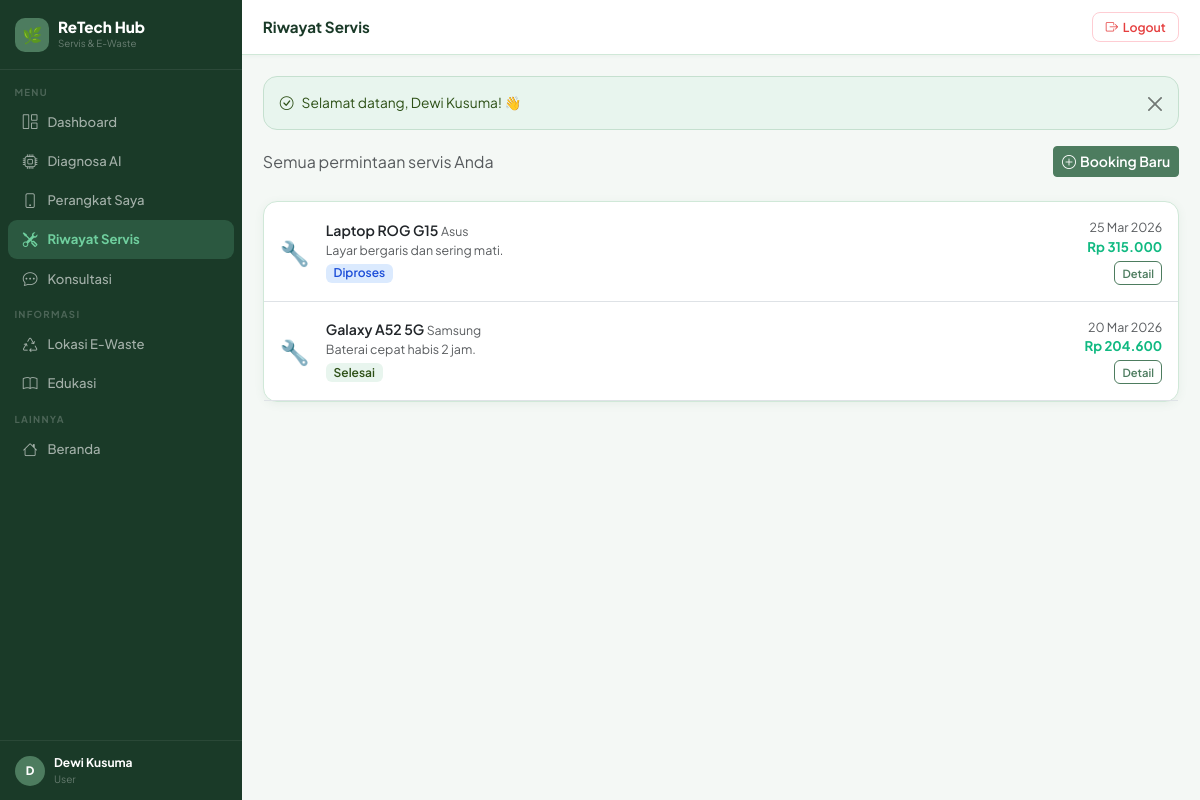
The app's page /user/service/index.php (signed in) with its own data.
### tables this page shows
CREATE TABLE IF NOT EXISTS users (
    id INT AUTO_INCREMENT PRIMARY KEY,
    name VARCHAR(255) NOT NULL,
    email VARCHAR(255) UNIQUE NOT NULL,
    password VARCHAR(255) NOT NULL,
    role ENUM('user','technician','admin') DEFAULT 'user',
    phone VARCHAR(20) NULL,
    address TEXT NULL,
    latitude DECIMAL(10,7) NULL,    
    longitude DECIMAL(10,7) NULL,
    created_at TIMESTAMP DEFAULT CURRENT_TIMESTAMP,
    updated_at TIMESTAMP DEFAULT CURRENT_TIMESTAMP ON UPDATE CURRENT_TIMESTAMP
);

CREATE TABLE IF NOT EXISTS service_requests (
    id INT AUTO_INCREMENT PRIMARY KEY,
    device_id INT NOT NULL,
    technician_id INT NULL,
    complaint TEXT NOT NULL,
    diagnosis TEXT NULL,
    service_date DATE NOT NULL,
    service_type ENUM('home_visit','bring_in') DEFAULT 'bring_in',
    status ENUM('menunggu','diproses','selesai','tidak_bisa_diperbaiki') DEFAULT 'menunggu',
     
    customer_address TEXT NULL,            
    customer_lat DECIMAL(10,7) NULL,
    customer_lng DECIMAL(10,7) NULL,
    distance_km DECIMAL(6,2) NULL,         
     
    service_cost DECIMAL(10,2) NULL,       
    transport_fee DECIMAL(10,2) DEFAULT 0, 
    app_fee DECIMAL(10,2) DEFAULT 0,       
    total_cost DECIMAL(10,2) NULL,         
    cost DECIMAL(10,2) NULL,               
    notes TEXT NULL,
    payment_method VARCHAR(50) DEFAULT 'COD',
     
    warranty_days INT DEFAULT 0,
    warranty_notes VARCHAR(255) NULL,
    warranty_until DATE NULL,
     
    rating_by_user TINYINT NULL,
    rating_note VARCHAR(255) NULL,
    created_at TIMESTAMP DEFAULT CURRENT_TIMESTAMP,
    updated_at TIMESTAMP DEFAULT CURRENT_TIMESTAMP ON UPDATE CURRENT_TIMESTAMP,
    FOREIGN KEY (device_id) REFERENCES devices(id) ON DELETE CASCADE,
    FOREIGN KEY (technician_id) REFERENCES technicians(id) ON DELETE SET NULL
);

CREATE TABLE IF NOT EXISTS devices (
    id INT AUTO_INCREMENT PRIMARY KEY,
    user_id INT NOT NULL,
    device_name VARCHAR(255) NOT NULL,
    device_type VARCHAR(100) NOT NULL,
    brand VARCHAR(100) NOT NULL,
    purchase_year YEAR NULL,
    description TEXT NULL,
    created_at TIMESTAMP DEFAULT CURRENT_TIMESTAMP,
    updated_at TIMESTAMP DEFAULT CURRENT_TIMESTAMP ON UPDATE CURRENT_TIMESTAMP,
    FOREIGN KEY (user_id) REFERENCES users(id) ON DELETE CASCADE
);

### user/service/index.php (the view, shortened to what this page needs)
<?php
require_once __DIR__ . '/../../includes/functions.php';
require_once __DIR__ . '/../../includes/layout.php';
$pdo = getDB(); $uid = $_SESSION['user_id'];
$stmt = $pdo->prepare("SELECT sr.*,d.device_name,d.brand,u2.name AS tech_name FROM service_requests sr JOIN devices d ON sr.device_id=d.id LEFT JOIN technicians t ON sr.technician_id=t.id LEFT JOIN users u2 ON t.user_id=u2.id WHERE d.user_id=? ORDER BY sr.created_at DESC");
$stmt->execute([$uid]); $services = $stmt->fetchAll();
pageHeader('Riwayat Servis','Riwayat Servis');
?>
<div class="d-flex justify-content-between align-items-center mb-4">
    <p class="text-muted mb-0">Semua permintaan servis Anda</p>
    <a href="create.php" class="btn btn-primary btn-sm"><i class="bi bi-plus-circle me-1"></i>Booking Baru</a>
</div>
<div class="card">
<div class="card-body p-0">
<?php if(empty($services)): ?>
<div class="text-center py-5 text-muted">
    <i class="bi bi-calendar-x display-3 d-block mb-3 opacity-25"></i>
    <h5>Belum ada riwayat servis</h5>
    <a href="create.php" class="btn btn-primary btn-sm mt-2"><i class="bi bi-calendar-plus me-1"></i>Booking Servis</a>
</div>
<?php else: foreach($services as $s): ?>
<div class="d-flex align-items-center gap-3 p-3 border-bottom">
    <div style="font-size:1.5rem;">🔧</div>
    <div class="flex-grow-1">
        <div style="font-weight:600;font-size:.88rem;"><?= e($s['device_name']) ?> <small class="text-muted fw-normal"><?= e($s['brand']) ?></small></div>
        <div class="text-muted" style="font-size:.78rem;"><?= e(limitStr($s['complaint'],60)) ?></div>
        <span class="badge bg-<?= statusBadge($s['status']) ?> mt-1"><?= statusLabel($s['status']) ?></span>
    </div>
    <div class="text-end">
        <div class="text-muted" style="font-size:.78rem;"><?= tglIndo($s['service_date']) ?></div>
        <?php if($s['cost']): ?><div style="font-weight:700;color:#10B981;font-size:.83rem;"><?= rupiah($s['cost']) ?></div><?php endif; ?>
        <a href="show.php?id=<?= $s['id'] ?>" class="btn btn-xs btn-outline-primary mt-1" style="font-size:.7rem;padding:.15rem .45rem;">Detail</a>
    </div>
</div>
<?php endforeach; endif; ?>
</div>
</div>
<?php pageFooter(); ?>

### includes/layout.php (shortened to what this page needs)
<?php
function pageHeader(string $title = 'Dashboard', string $pageTitle = ''): void {
    $user   = currentUser();
    $role   = $_SESSION['user_role'] ?? '';
    $active = $_SERVER['PHP_SELF'];
    $base   = BASE_URL;
?>
<!DOCTYPE html>
<html lang="id">
<head>
    <link href="https://cdn.jsdelivr.net/npm/bootstrap@5.3.2/dist/css/bootstrap.min.css" rel="stylesheet">
    <link href="https://cdn.jsdelivr.net/npm/bootstrap-icons@1.11.3/font/bootstrap-icons.min.css" rel="stylesheet">
</head>
<body>
<aside class="sidebar" id="sidebar">
    <div class="sb-brand">
        <div class="lbox">🌿</div>
        <div>
            <div class="bname">ReTech Hub</div>
            <div class="bsub">Servis &amp; E-Waste</div>
        </div>
    </div>
    <nav class="sb-nav">
        <?php if ($role === 'admin'): ?>
            <div class="sb-sec">Manajemen</div>
            <a href="<?= $base ?>/admin/dashboard.php" <?= str_contains($active,'admin/dashboard') ? 'class="active"' : '' ?>><i class="bi bi-grid-1x2"></i> Dashboard</a>
            <a href="<?= $base ?>/admin/users/index.php" <?= str_contains($active,'admin/users') ? 'class="active"' : '' ?>><i class="bi bi-people"></i> Kelola User</a>
            <a href="<?= $base ?>/admin/services.php" <?= str_contains($active,'admin/services') ? 'class="active"' : '' ?>><i class="bi bi-tools"></i> Semua Servis</a>
            <a href="<?= $base ?>/admin/technician_verify.php" <?= str_contains($active,'technician_verify') ? 'class="active"' : '' ?>><i class="bi bi-shield-check"></i> Verifikasi Teknisi</a>
            <a href="<?= $base ?>/admin/settings.php" <?= str_contains($active,'admin/settings') ? 'class="active"' : '' ?>><i class="bi bi-gear"></i> Pengaturan</a>
            <div class="sb-sec">Konten</div>
            <a href="<?= $base ?>/admin/ewaste/index.php" <?= str_contains($active,'admin/ewaste') ? 'class="active"' : '' ?>><i class="bi bi-recycle"></i> Lokasi E-Waste</a>
            <a href="<?= $base ?>/admin/articles/index.php" <?= str_contains($active,'admin/articles') ? 'class="active"' : '' ?>><i class="bi bi-journal-text"></i> Artikel</a>
        <?php else: ?>
            <div class="sb-sec">Menu</div>
            <a href="<?= $base ?>/user/dashboard.php" <?= str_contains($active,'user/dashboard') ? 'class="active"' : '' ?>><i class="bi bi-grid-1x2"></i> Dashboard</a>
            <a href="<?= $base ?>/diagnosis/index.php" <?= str_contains($active,'diagnosis') ? 'class="active"' : '' ?>><i class="bi bi-cpu"></i> Diagnosa AI</a>
            <a href="<?= $base ?>/user/devices/index.php" <?= str_contains($active,'user/devices') ? 'class="active"' : '' ?>><i class="bi bi-phone"></i> Perangkat Saya</a>
            <a href="<?= $base ?>/user/service/index.php" <?= str_contains($active,'user/service') ? 'class="active"' : '' ?>><i class="bi bi-tools"></i> Riwayat Servis</a>
            <a href="<?= $base ?>/user/chat/index.php" <?= str_contains($active,'user/chat') ? 'class="active"' : '' ?>><i class="bi bi-chat-dots"></i> Konsultasi</a>
            <div class="sb-sec">Informasi</div>
            <a href="<?= $base ?>/ewaste/index.php"><i class="bi bi-recycle"></i> Lokasi E-Waste</a>
            <a href="<?= $base ?>/articles/index.php"><i class="bi bi-book"></i> Edukasi</a>
        <?php endif; ?>
        <div class="sb-sec">Lainnya</div>
        <a href="<?= $base ?>/index.php"><i class="bi bi-house"></i> Beranda</a>
    </nav>
    <?php if ($user): ?>
    <div class="sb-user">
        <div class="av"><?= strtoupper(substr($user['name'] ?? 'U', 0, 1)) ?></div>
        <div>
            <div class="un"><?= htmlspecialchars($user['name'] ?? '') ?></div>
            <div class="ur"><?= ucfirst($role) ?></div>
        </div>
    </div>
    <?php endif; ?>
</aside>
<div class="main">
    <div class="topbar">
        <div class="d-flex align-items-center gap-2">
            <span class="ptitle"><?= htmlspecialchars($pageTitle ?: $title) ?></span>
        </div>
        <form method="POST" action="<?= $base ?>/logout.php" class="m-0">
            <button type="submit" class="btn-lo">
                <i class="bi bi-box-arrow-right"></i> Logout
            </button>
        </form>
    </div>
    <div class="page-body">
<?php
}
function pageFooter(): void {
    echo '</div></div>';
    echo '</body></html>';
}

### includes/layout.php (style rules this page uses)
:root { --sage: #4D7C5F; --sage-dk: #2D5016; --sage-lt: #E8F5EE; --sage-md: #C5E0CF; --mint: #6FCF9E; --forest: #1A3A28; --cream: #FAFDF8; --sand: #F4F8F5; --border: #D0E8D8; --txt: #1A3A28; --muted: #6B8F78; --white: #FFFFFF; --shadow: 0 2px 10px rgba(77,124,95,.08); --r: 14px; }
* { font-family: 'Plus Jakarta Sans', sans-serif; box-sizing: border-box; }
body { background: var(--sand); color: var(--txt); margin: 0; }
.sidebar { width: 242px; min-height: 100vh; background: var(--forest); position: fixed; top: 0; left: 0; z-index: 1000; display: flex; flex-direction: column; transition: transform .3s; }
.sb-brand { padding: 1.1rem .95rem; border-bottom: 1px solid rgba(255,255,255,.08); display: flex; align-items: center; gap: .55rem; }
.sb-brand .lbox { width: 34px; height: 34px; background: var(--sage); border-radius: 10px; display: flex; align-items: center; justify-content: center; font-size: 1rem; flex-shrink: 0; }
.sb-brand .bname { color: #fff; font-size: .95rem; font-weight: 800; line-height: 1.1; }
.sb-brand .bsub { color: rgba(255,255,255,.35); font-size: .61rem; }
.sb-nav { padding: .35rem 0; flex: 1; overflow-y: auto; }
.sb-sec { padding: .55rem .9rem .18rem; font-size: .6rem; font-weight: 700; text-transform: uppercase; letter-spacing: 1.3px; color: rgba(255,255,255,.22); }
.sb-nav a { display: flex; align-items: center; gap: .55rem; padding: .52rem .85rem; margin: .03rem .5rem; color: rgba(255,255,255,.6); text-decoration: none; font-size: .82rem; font-weight: 500; border-radius: 9px; transition: .15s; }
.sb-nav a i { font-size: .92rem; width: 17px; text-align: center; flex-shrink: 0; }
.sb-nav a.active { background: rgba(111,207,158,.2); color: var(--mint); font-weight: 700; }
.sb-nav a.active i { color: var(--mint); }
.sb-user { padding: .8rem .95rem; border-top: 1px solid rgba(255,255,255,.07); display: flex; align-items: center; gap: .55rem; }
.av { width: 30px; height: 30px; background: var(--sage); border-radius: 50%; display: flex; align-items: center; justify-content: center; color: #fff; font-weight: 800; font-size: .73rem; flex-shrink: 0; }
.un { color: #fff; font-size: .75rem; font-weight: 700; }
.ur { color: rgba(255,255,255,.32); font-size: .63rem; }
.main { margin-left: 242px; min-height: 100vh; }
.topbar { background: var(--white); padding: .78rem 1.3rem; border-bottom: 1px solid var(--border); display: flex; align-items: center; justify-content: space-between; position: sticky; top: 0; z-index: 100; box-shadow: 0 1px 4px rgba(77,124,95,.06); }
.ptitle { font-weight: 700; font-size: .95rem; color: var(--txt); margin: 0; }
.btn-lo { background: transparent; border: 1.5px solid #FECDD3; color: #E53E3E; border-radius: 8px; padding: .27rem .78rem; font-size: .77rem; font-weight: 600; cursor: pointer; transition: .15s; display: flex; align-items: center; gap: .3rem; }
.page-body { padding: 1.3rem; }
.card { border: 1px solid var(--border); border-radius: var(--r); box-shadow: var(--shadow); background: var(--white); }
.card-body { padding: 1.1rem; }
.btn-primary, .btn-primary:focus { background: var(--sage); border-color: var(--sage); color: #fff; font-weight: 600; }
.btn-outline-primary { color: var(--sage); border-color: var(--sage); font-weight: 600; }
.badge { font-weight: 600; border-radius: 6px; padding: .3em .65em; }
.bg-info { background: #DBEAFE !important; color: #1D4ED8 !important; }
.bg-success { background: var(--sage-lt) !important; color: var(--sage-dk) !important; }

### records on screen
users: name "D", name "Dewi Kusuma"
service_requests: device.device_name "Laptop ROG G15", device.brand "Asus", complaint "Layar bergaris dan sering mati.", status "Diproses", service_date "25 Mar 2026", cost "Rp 315.000"
service_requests: device.device_name "Galaxy A52 5G", device.brand "Samsung", complaint "Baterai cepat habis 2 jam.", status "Selesai", service_date "20 Mar 2026", cost "Rp 204.600"

### other values on screen
$role "User"
$pageTitle ?: $title "Riwayat Servis"
$flash['msg'] "Selamat datang, Dewi Kusuma! 👋"
